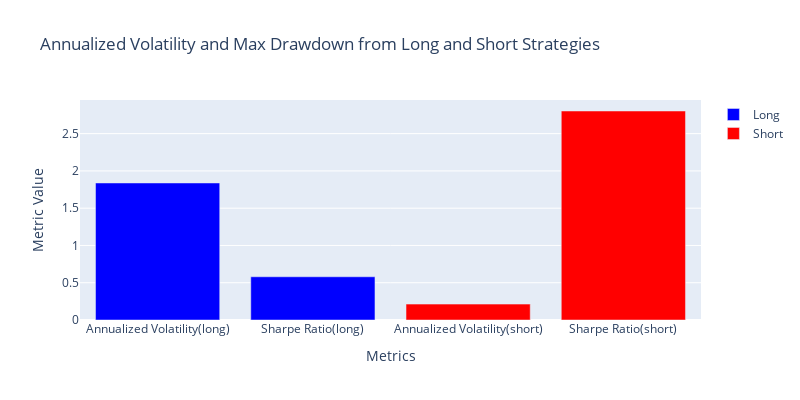

Notebook cell for this chart:
### Code cell
# Annualized Volatility and Max Drawdown from Long and Short Strategies
# Create a figure
fig = go.Figure()

# Add bars for the Long Strategy - Volatility and Drawdown
fig.add_trace(go.Bar(
    x=["Annualized Volatility(long)", "Sharpe Ratio(long)"], 
    y=[long_momentum_strategy_test.annualized_volatility_value, long_momentum_strategy_test.sharpe_ratio_value],
    name="Long",
    marker_color='blue'
))

# Add bars for the Short Strategy - Volatility and Drawdown
fig.add_trace(go.Bar(
    x=["Annualized Volatility(short)", "Sharpe Ratio(short)"], 
    y=[short_momentum_strategy_test.annualized_volatility_value, short_momentum_strategy_test.sharpe_ratio_value],
    name="Short",
    marker_color='red'
))

# Update layout for grouped bars
fig.update_layout(
    title="Annualized Volatility and Max Drawdown from Long and Short Strategies",
    xaxis_title="Metrics",
    yaxis_title="Metric Value",
    barmode='group',  # Group bars side-by-side
    width=800,
    height=400
)

# Show the plot
fig.show()

### Figure 1 — Plotly figure (JSON) as saved in the notebook; plotly's stock layout.template omitted (floating-point values rounded to 4 significant figures)
{"data": [{"marker": {"color": "blue"}, "name": "Long", "type": "bar", "x": ["Annualized Volatility(long)", "Sharpe Ratio(long)"], "y": [1.838, 0.5798]}, {"marker": {"color": "red"}, "name": "Short", "type": "bar", "x": ["Annualized Volatility(short)", "Sharpe Ratio(short)"], "y": [0.2131, 2.804]}], "layout": {"barmode": "group", "height": 400, "title": {"text": "Annualized Volatility and Max Drawdown from Long and Short Strategies"}, "width": 800, "xaxis": {"title": {"text": "Metrics"}}, "yaxis": {"title": {"text": "Metric Value"}}}}
